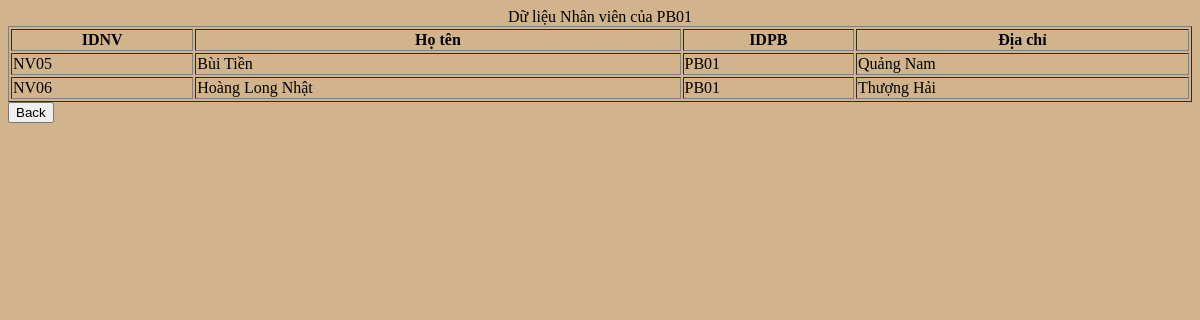
/lib/xemthongtinNVPB.php?IDPB=PB01, run on the app's committed database.
### tables this page shows
CREATE TABLE `nhanvien` (
  `IDNV` text NOT NULL,
  `Hoten` text NOT NULL,
  `IDPB` text NOT NULL,
  `Diachi` text NOT NULL
);

### lib/xemthongtinNVPB.php (the view, shortened to what this page needs)
<!DOCTYPE html>
<html lang="en">
<head>
    <link rel="stylesheet" href="../css/makeUp.css" />
</head>
<body>
    <?php
    $mapb = $_REQUEST['IDPB'];
    $link = mysqli_connect('localhost', 'root', '') or die('Could not connect: ' . mysqli_error($link));
    if ($mapb == "0")
        $rs = mysqli_query($link, "SELECT * FROM nhanvien");
    else {
        $rs = mysqli_query($link, "SELECT * FROM nhanvien WHERE IDPB ='$mapb'");
    }
    echo '<Table border="1" width="100%">';
    echo '<caption>Dữ liệu Nhân viên của ' . $mapb . '</caption>';
    echo '<TR><TH>IDNV</TH><TH>Họ tên</TH><TH>IDPB</TH><TH>Địa chỉ</TH></TR>';
    while ($row_rs = mysqli_fetch_array($rs, MYSQLI_BOTH)) {
        echo '<TR><TD>' . $row_rs['IDNV'] . '</TD><TD>' . $row_rs['Hoten'] . '</TD><TD>' . $row_rs['IDPB'] .
            '</TD><TD>' . $row_rs['Diachi'] . '</TD></TR>';
    }
    echo '</Table>';
    ?>
    <form><a href="xemthongtinPB.php"><INPUT type="button" value="Back"></a></form>
</body>
</html>

### css/makeUp.css (style rules this page uses)
body { background-color: #d2b48c; }

### data on the page
nhanvien: IDNV "NV05", Hoten "Bùi Tiền", IDPB "PB01", Diachi "Quảng Nam"
nhanvien: IDNV "NV06", Hoten "Hoàng Long Nhật", IDPB "PB01", Diachi "Thượng Hải"

### other printed values
$mapb "PB01"
